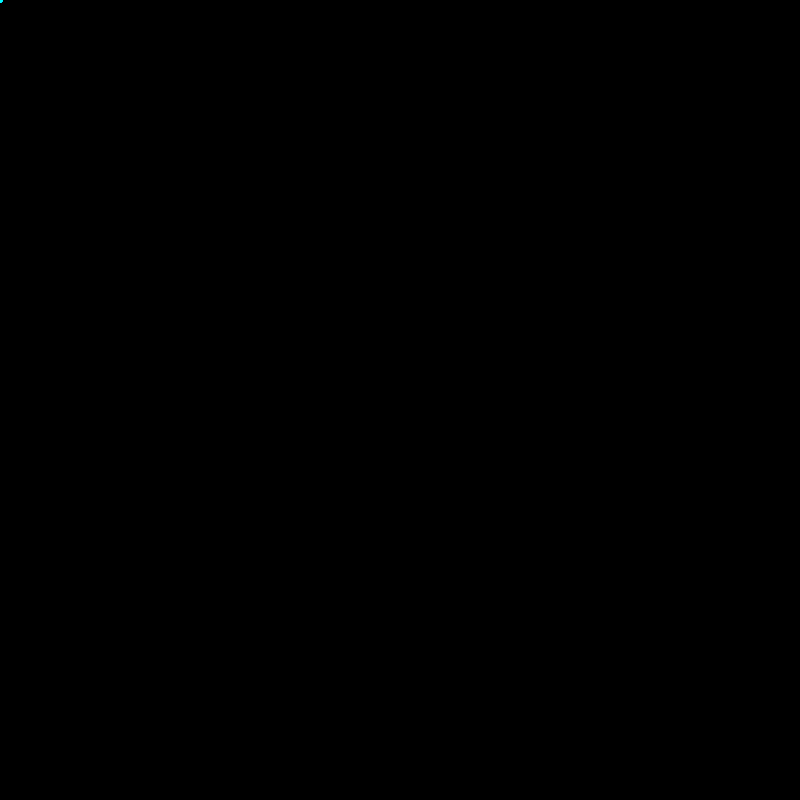
Frame 1 (no input)
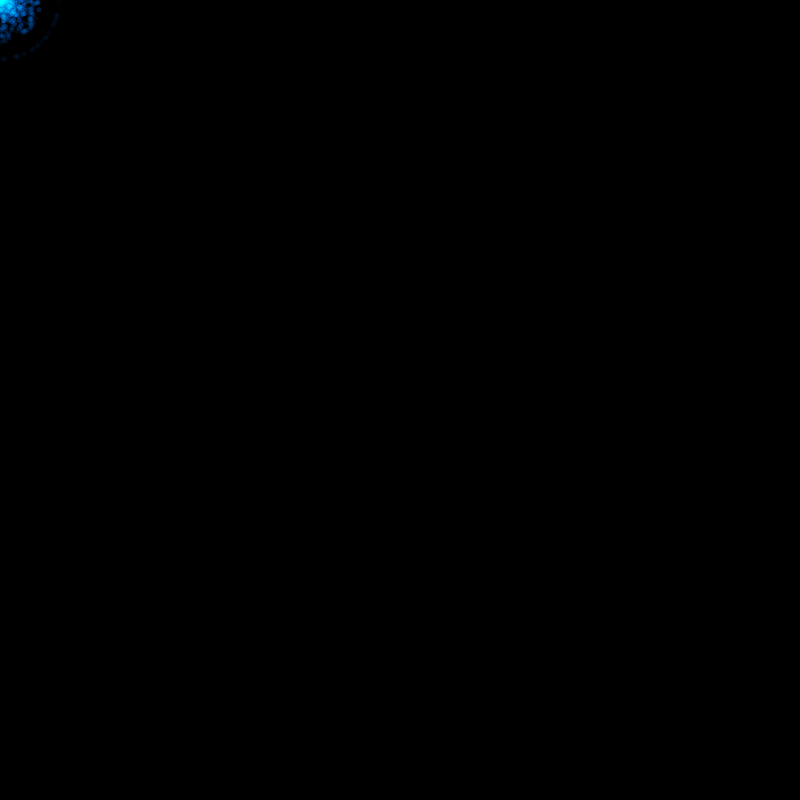
Frame 60 (the mouse pressed at the canvas centre just before this capture)
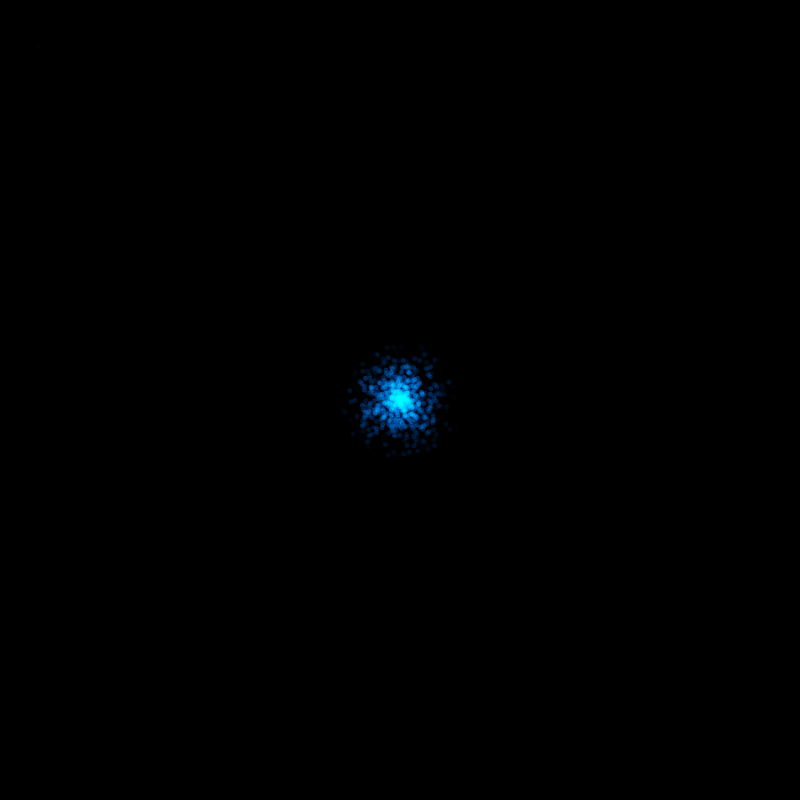
Frame 120 (the mouse held since frame 60 and released just before this capture)

The Processing sketch that drew these frames (run headless with seeded random() and noise(); from frame 60 on, the mouse is pressed at the canvas centre):

// Processing sketch: DemoParticle
// ── DemoParticle.pde
ParticleSystem flame;

void setup() 
{
  size(800, 800);
  
  flame = new ParticleSystem();
  
  blendMode(SCREEN);
}

void draw() 
{
  background(0);
   
  flame.show(mouseX, mouseY);
}

// ── Particle.pde
class Particle
{
  Particle(float _x, float _y) 
  {
    pos = new PVector(_x, _y);
    vel = PVector.random2D();
    alpha = (int)random(50, 200);
  }
  
  void live() {
    noStroke();
    fill(#0064E3, alpha);
    circle(pos.x, pos.y, 5);
    
    pos.add(vel);
    alpha -= 3;
  }
  
  void reset(float _x, float _y) 
  {
    pos = new PVector(_x, _y);
    vel = PVector.random2D();
    alpha = (int)random(50, 200);
  }
  
  boolean isDead() 
  {
    return alpha <= 0;
  }
  
  PVector pos;
  PVector vel;
  int alpha;
}

// ── ParticleSystem.pde
class ParticleSystem 
{
  ParticleSystem()
  {
    particles = new Particle[1000];
    for(int i = 0; i < particles.length; i++)
    {
      particles[i] = new Particle(0, 0);    
    }
}

  void show(float _x, float _y) {
    for(int i = 0; i < particles.length; i++)
    {
      particles[i].live();
      
      if(particles[i].isDead())
        particles[i].reset(_x, _y);
    }
  }

  Particle particles[];
}
